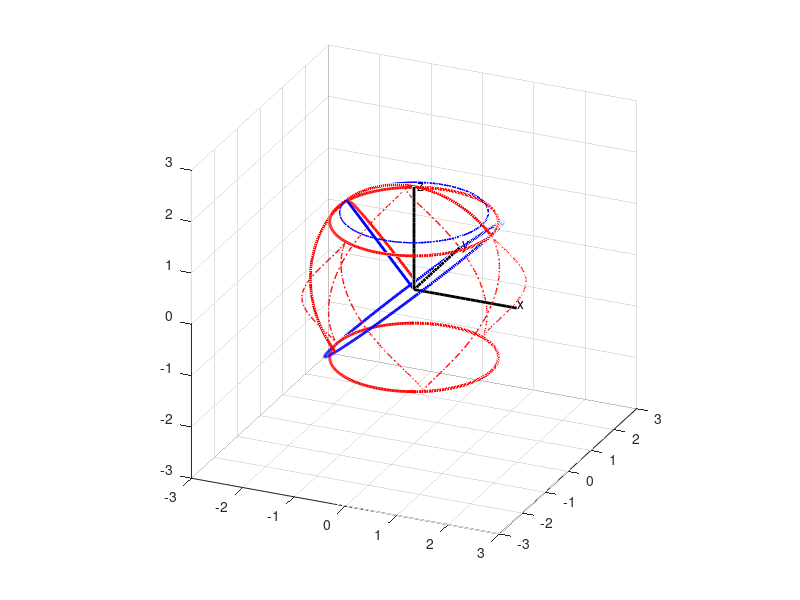

Write MATLAB code to recreate this figure.
% Plot moving 3D gear set 3 vertex with 1.5R-2R gears, no L
% Mengtang Li
% Apr 3
clear; clf; close all;

figure('OuterPosition', [50 50 1000 1000]);
grid minor; grid on; hold on;
% plot x-axis
xaxis_x = 0:0.1:2;
xaxis_y = zeros(1,size(xaxis_x,2));
xaxis_z = zeros(1,size(xaxis_x,2));
% plot y-axis
yaxis_x = zeros(1,size(xaxis_x,2));
yaxis_y = 0:0.1:2;
yaxis_z = zeros(1,size(xaxis_x,2));
% plot z-axis
zaxis_x = zeros(1,size(xaxis_x,2));
zaxis_y = zeros(1,size(xaxis_x,2));
zaxis_z = 0:0.1:2;
% specify the lengh of axis
xlim([-3 3]); ylim([-3 3]); zlim([-3 3]);
plot3(xaxis_x,xaxis_y,xaxis_z,'k','linewidth',2);
grid on; grid minor; hold on;
plot3(yaxis_x,yaxis_y,yaxis_z,'k','linewidth',2);
plot3(zaxis_x,zaxis_y,zaxis_z,'k','linewidth',2);
% legend('x-axis', 'y-axis', 'z-axis');
text(2.0,0.05,0.05,'x');
text(0.05,2.0,0.05,'y');
text(0.05,0.05,2.0,'z');
daspect([1 1 1]);
view(24,24);

alpha = pi/6;
beta = pi/6;
R = 1;
% L = (2*sqrt(3)-3)*R;
h = 1;
angle = 0:0.02:4*pi;
n = size(angle,2);
x_record1 = zeros(1,n);
y_record1 = zeros(1,n);
z_record1 = zeros(1,n);
x_record2 = zeros(1,n);
y_record2 = zeros(1,n);
z_record2 = zeros(1,n);
x_record3 = zeros(1,n);
y_record3 = zeros(1,n);
z_record3 = zeros(1,n);
x_record4 = zeros(1,n);
y_record4 = zeros(1,n);
z_record4 = zeros(1,n);

% plot3(L/2*cos(angle), L/2*sin(angle), 0*angle, 'r', 'linewidth',2)
plot3(1.5*R*cos(angle), 1.5*R*sin(angle), 0*angle+sqrt(7)/2*R, 'r', 'linewidth',2)
plot3(1.5*R*cos(angle), 1.5*R*sin(angle), 0*angle-sqrt(7)/2*R, 'r', 'linewidth',2)
pause(2);

for i = 1:1:n
    wt = angle(i);
    
    % cosa = 3/4; sina = sqrt(7)/4; 
    Ainv = [ (3*cos(2*wt))/4,        (3*sin(2*wt))/4,         7^(1/2)/4;
             -sin(2*wt),                cos(2*wt),               0;
         -(7^(1/2)*cos(2*wt))/4,    -(7^(1/2)*sin(2*wt))/4,     3/4];
    
    Binv = [ cos(-1.5*wt) sin(-1.5*wt) 0;
        -sin(-1.5*wt) cos(-1.5*wt) 0;
        0       0       1;];
    
    C = Binv*Ainv;
    % Now the C is correct
    
    % distance between origin and center of rotating circle
    R_x = 0;
    R_y = 0;
    R_z = 0;
    
    % the rotating circle [blue]
    theta = 0:0.02:2*pi;
    rho_x = 2*R*(cos(theta)*C(1,1)+sin(theta)*C(2,1));
    rho_y = 2*R*(cos(theta)*C(1,2)+sin(theta)*C(2,2));
    rho_z = 2*R*(cos(theta)*C(1,3)+sin(theta)*C(2,3));
    % lower part half circle 1st point (0 deg) part
    phi = 0:0.02:pi/2;
    rho_p1_x = 2*R*cos(phi)*cos(0)*C(1,1)+2*R*cos(phi)*sin(0)*C(2,1)+2*R*sin(phi)*C(3,1); 
    rho_p1_y = 2*R*cos(phi)*cos(0)*C(1,2)+2*R*cos(phi)*sin(0)*C(2,2)+2*R*sin(phi)*C(3,2); 
    rho_p1_z = 2*R*cos(phi)*cos(0)*C(1,3)+2*R*cos(phi)*sin(0)*C(2,3)+2*R*sin(phi)*C(3,3); 
    % lower part half circle 2nd point (120 deg) part
    rho_p2_x = 2*R*cos(phi)*cos(2*pi/3)*C(1,1)+2*R*cos(phi)*sin(2*pi/3)*C(2,1)+2*R*sin(phi)*C(3,1); 
    rho_p2_y = 2*R*cos(phi)*cos(2*pi/3)*C(1,2)+2*R*cos(phi)*sin(2*pi/3)*C(2,2)+2*R*sin(phi)*C(3,2); 
    rho_p2_z = 2*R*cos(phi)*cos(2*pi/3)*C(1,3)+2*R*cos(phi)*sin(2*pi/3)*C(2,3)+2*R*sin(phi)*C(3,3); 
    % lower part half circle 3rd point (240 deg) pary
    rho_p3_x = 2*R*cos(phi)*cos(4*pi/3)*C(1,1)+2*R*cos(phi)*sin(4*pi/3)*C(2,1)+2*R*sin(phi)*C(3,1); 
    rho_p3_y = 2*R*cos(phi)*cos(4*pi/3)*C(1,2)+2*R*cos(phi)*sin(4*pi/3)*C(2,2)+2*R*sin(phi)*C(3,2); 
    rho_p3_z = 2*R*cos(phi)*cos(4*pi/3)*C(1,3)+2*R*cos(phi)*sin(4*pi/3)*C(2,3)+2*R*sin(phi)*C(3,3); 
    
    % vertex of normal vector of radius R in moving frame
    rho_xvt = 0+0+2*R*C(3,1);
    rho_yvt = 0+0+2*R*C(3,2);
    rho_zvt = 0+0+2*R*C(3,3);
    % 1st point (0 deg) in moving frame
    rho_x1 = 2*R*cos(0)*C(1,1)+2*R*sin(0)*C(2,1);
    rho_y1 = 2*R*cos(0)*C(1,2)+2*R*sin(0)*C(2,2);
    rho_z1 = 2*R*cos(0)*C(1,3)+2*R*sin(0)*C(2,3);
    % 2nd point (120 deg) in moving frame
    rho_x2 = 2*R*cos(2*pi/3)*C(1,1)+2*R*sin(2*pi/3)*C(2,1);
    rho_y2 = 2*R*cos(2*pi/3)*C(1,2)+2*R*sin(2*pi/3)*C(2,2);
    rho_z2 = 2*R*cos(2*pi/3)*C(1,3)+2*R*sin(2*pi/3)*C(2,3);
    % 3rd point (240 deg) in moving frame
    rho_x3 = 2*R*cos(4*pi/3)*C(1,1)+2*R*sin(4*pi/3)*C(2,1);
    rho_y3 = 2*R*cos(4*pi/3)*C(1,2)+2*R*sin(4*pi/3)*C(2,2);
    rho_z3 = 2*R*cos(4*pi/3)*C(1,3)+2*R*sin(4*pi/3)*C(2,3);
    
    % center of moving circle in fixed frame
    r_x = R_x + rho_x;
    r_y = R_y + rho_y;
    r_z = R_z + rho_z;
    % vertex of normal vector of radius R in fixed frame
    r_xvt = R_x + rho_xvt;  x_record1(i) = r_xvt;
    r_yvt = R_y + rho_yvt;  y_record1(i) = r_yvt;
    r_zvt = R_z + rho_zvt;  z_record1(i) = r_zvt;
    % 1st point (0 deg) in fixed frame
    r_x1 = R_x + rho_x1;  x_record2(i) = r_x1;
    r_y1 = R_y + rho_y1;  y_record2(i) = r_y1;
    r_z1 = R_z + rho_z1;  z_record2(i) = r_z1;
    % 2nd point (90 deg) in fixed frame
    r_x2 = R_x + rho_x2;  x_record3(i) = r_x2;
    r_y2 = R_y + rho_y2;  y_record3(i) = r_y2;
    r_z2 = R_z + rho_z2;  z_record3(i) = r_z2;
    % 3rd point (180 deg) in fixed frame
    r_x3 = R_x + rho_x3;  x_record4(i) = r_x3;
    r_y3 = R_y + rho_y3;  y_record4(i) = r_y3;
    r_z3 = R_z + rho_z3;  z_record4(i) = r_z3;
    % lower part half circle 1st point (0 deg) part
    r_p1_x = R_x + rho_p1_x;
    r_p1_y = R_y + rho_p1_y;
    r_p1_z = R_z + rho_p1_z;
    % extended lower part half circle 2nd point (120 deg) part
    r_p2_x = R_x + rho_p2_x;
    r_p2_y = R_y + rho_p2_y;
    r_p2_z = R_z + rho_p2_z;
    % extended lower part half circle 3rd point (240 deg) part
    r_p3_x = R_x + rho_p3_x;
    r_p3_y = R_y + rho_p3_y;
    r_p3_z = R_z + rho_p3_z;
    
    plotcircle1 = plot3(r_x,r_y,r_z,'b','linewidth',2);
    plotcircle2 = plot3(r_p1_x,r_p1_y,r_p1_z,'r','linewidth',2);
    plotcircle3 = plot3(r_p2_x,r_p2_y,r_p2_z,'r','linewidth',2);
    plotcircle4 = plot3(r_p3_x,r_p3_y,r_p3_z,'r','linewidth',2);
    plotline0 = plot3([R_x; r_xvt], [R_y; r_yvt], [R_z; r_zvt],'b','linewidth',2);
%     plotline1 = plot3([R_x; r_x1], [R_y; r_y1], [R_z; r_z1],'r','linewidth',2);
%     plotline2 = plot3([R_x; r_x2], [R_y; r_y2], [R_z; r_z2],'r','linewidth',2); 
%     plotline3 = plot3([R_x; r_x3], [R_y; r_y3], [R_z; r_z3],'r','linewidth',2);
    
     
    pause(0.02);
    if (i < n)
        delete(plotcircle1);
        delete(plotcircle2);
        delete(plotcircle3);
        delete(plotcircle4);
        delete(plotline0);
%         delete(plotline1);
%         delete(plotline2);
%         delete(plotline3);
    end
    
end
plot3(x_record1, y_record1, z_record1, 'b-.','linewidth',1);
plot3(x_record2, y_record2, z_record2, 'r-.','linewidth',1);
% plot3(x_record3, y_record3, z_record3, 'r-.','linewidth',1);
% plot3(x_record4, y_record4, z_record4, 'r-.','linewidth',1);